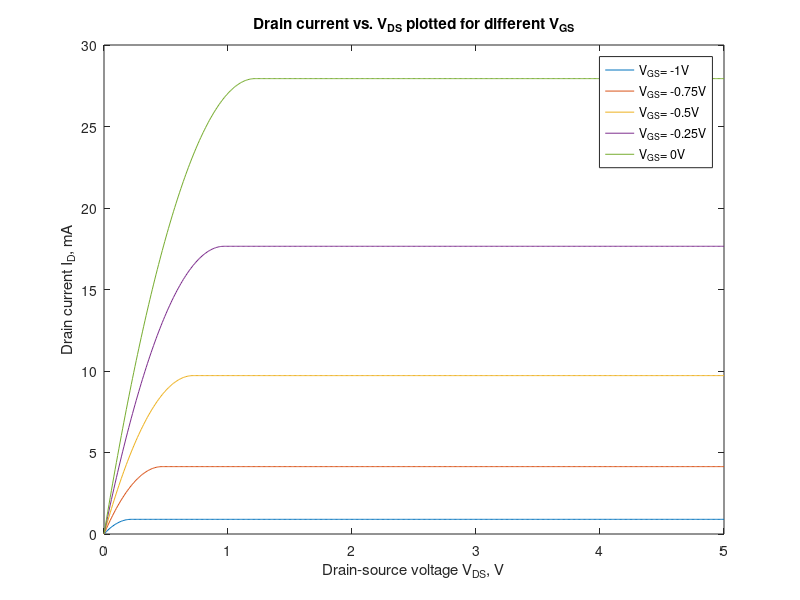

This figure's MATLAB source:
%
%   In this program the drain current is computed for
%   a GaAs HEMT as a function of biasing conditions
%   applied to gate and drain
% 
%   Copyright (c) 1999 by P.Bretchko and R.Ludwig
%   "RF Circuit Design: Theory and Practice"
%

close all; % close all opened graphs
clear all; % clear all variables
figure;    % open new graph

% define problem parameters
Nd=1e18*1e6;
Vb=0.81;
eps_r=12.5;
d=50e-9;
dWc=3.5e-20;
W=10e-6;
L=0.5e-6;
mu_n=8500*1e-4;

% define physical constants
q=1.60218e-19; % electron charge
eps0=8.85e-12; % permittivity of free space

eps=eps_r*eps0;

% pinch-off voltage
Vp=q*Nd*d^2/(2*eps)

% threshold voltage
Vth=Vb-dWc/q-Vp

% drain-source applied voltage range
Vds=0:0.01:5;

% gate-source voltages
Vgs_r=-1:0.25:0;

colormap(lines);
color_map=colormap;
colormap('default');

% for different gate-source voltages find saturation current

for n=1:length(Vgs_r)
   Vgs=Vgs_r(n);
   Id=mu_n*W*eps/(L*d)*((Vds*(Vgs-Vth)-Vds.*Vds/2).*(1-(Vds>(Vgs-Vth)))+1/2*(Vgs-Vth)^2*(1-(Vds<=(Vgs-Vth))));
   plot(Vds,Id/1e-3,'color',color_map(n,:));
   hold on;
end;
   
axis auto;
legend('V_{GS}= -1V','V_{GS}= -0.75V','V_{GS}= -0.5V','V_{GS}= -0.25V','V_{GS}= 0V');
title('Drain current vs. V_{DS} plotted for different V_{GS}');
xlabel('Drain-source voltage V_{DS}, V');
ylabel('Drain current I_{D}, mA');

%print -deps 'fig6_47.eps'
